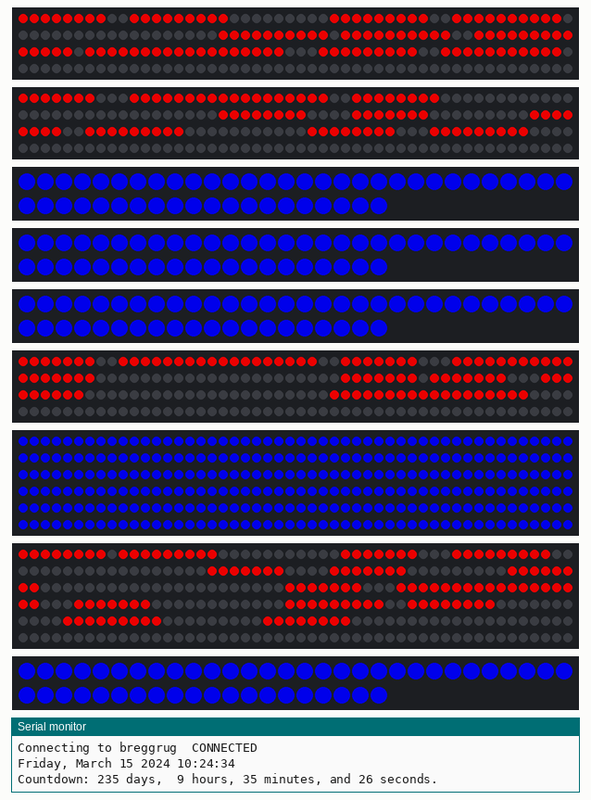
Bench run of a sketch on a simulated ESP32. On the bench: 3 × 200 RGB LEDs in strip order, left to right, continuing on the next row, 4 × 50 RGB LEDs in strip order, left to right, continuing on the next row, 2 × 300 RGB LEDs in strip order, left to right, continuing on the next row, the last lines printed to the serial monitor. Dim RGB values are drawn brighter than linear; WiFi joins after 1.5 s; servers stay silent unless stated; the local clock reads 2024-03-15 10:24:30 at power-on unless the sketch sets it.

Above: at 4.59 s.
At 11.51 s:
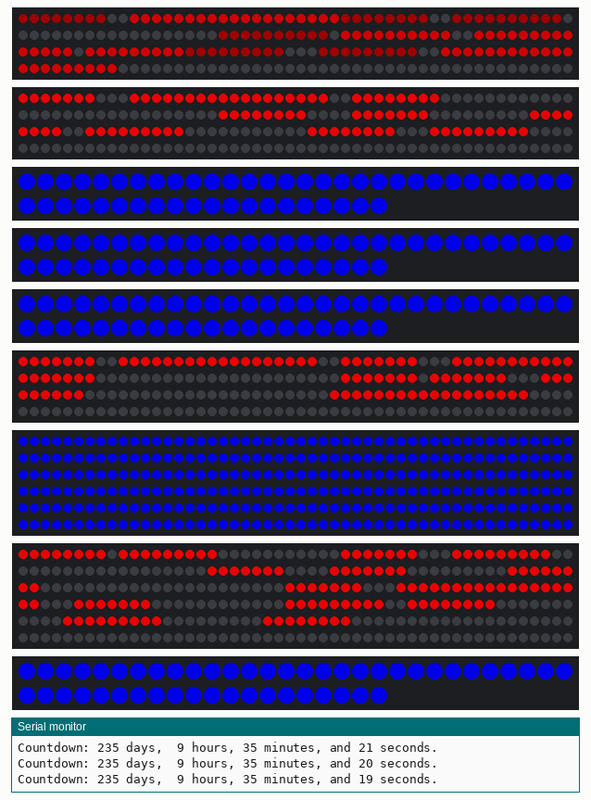
At 17.33 s:
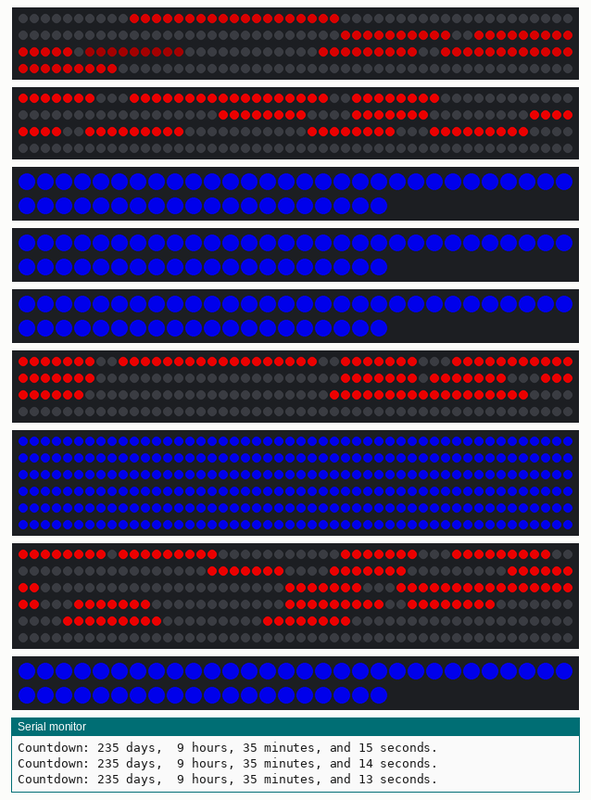
At 30.07 s:
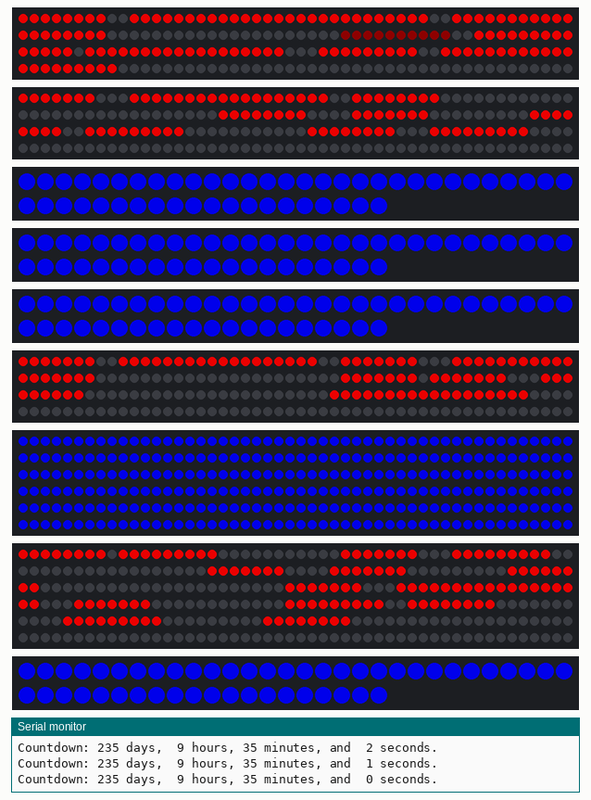
At 35.08 s:
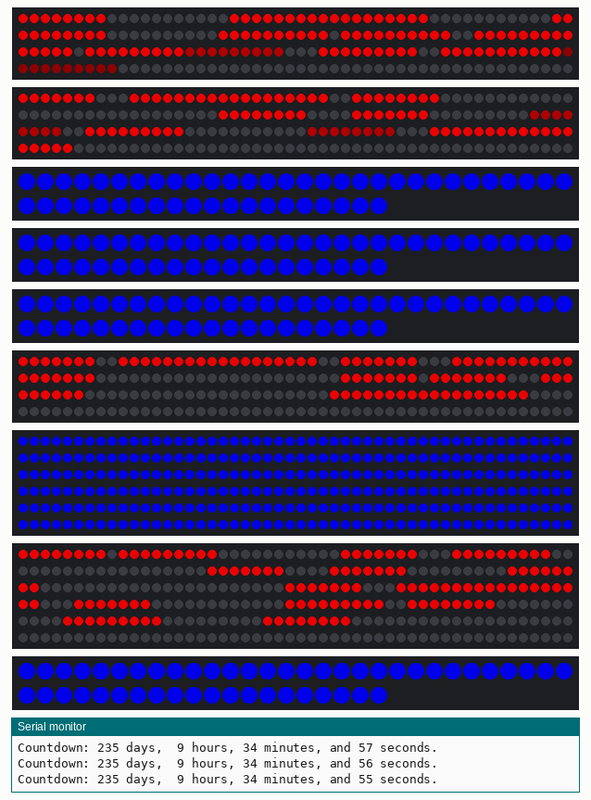
At 39.86 s:
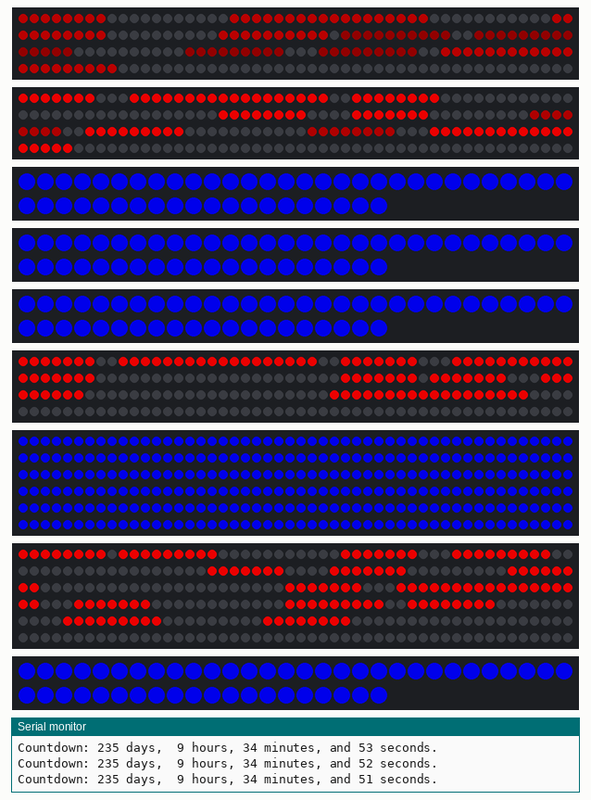

The sketch:

mannys_sign.ino
```cpp
#include <FastLED.h>

FASTLED_USING_NAMESPACE

#include <time.h>
#include <sys/time.h>

#include <WiFi.h>
#include "time.h"

const char* ssid       = "breggrug";
const char* password   = "imbreggstatic";

const char* ntpServer = "pool.ntp.org";
const long  gmtOffset_sec = -28800; // -0800
const int   daylightOffset_sec = 3600;

// top power supply
#define DATA_PIN__S1 19   // Seconds counter
#define DATA_PIN__S2 18   // Minutes counter
#define DATA_PIN__S3 5    // Hours label
#define DATA_PIN__S4 17   // Days label
// middle power supply
#define DATA_PIN__S5 16   // Seconds label
#define DATA_PIN__S6 4    // Hours counter
#define DATA_PIN__S7 14   // ELECTION COUNTDOWN label
// bottom power supply
#define DATA_PIN__S8 15   // Days counter
#define DATA_PIN__S9 13   // Minutes label


#define S1  19
#define S2  18
#define S3  5
#define S4  17
#define S5  16
#define S6  4
#define S7  14
#define S8  15
#define S9  13

#define LED_TYPE    WS2812B
#define COLOR_ORDER GRB

#define NUM_LEDS__LARGE 300 // # LEDs for title display and days counter (3 digits)
#define NUM_LEDS__COUNTER 200 // Assume all counters are 200 leds
#define NUM_LEDS__LABEL 50 // Assume all labels are 50 leds

CRGB RED = CRGB(255, 0, 0);
CRGB digitsColor = RED;
uint8_t rShift = 255;
uint8_t gShift = 0;
uint8_t bShift = 0;
// digits shift from blue to red and back after the countdown has ended
bool goingToBlue = false;

CRGB ledsDays[NUM_LEDS__LARGE];
CRGB ledsHours[NUM_LEDS__COUNTER];
CRGB ledsMinutes[NUM_LEDS__COUNTER];
CRGB ledsSeconds[NUM_LEDS__COUNTER];
CRGB ledsMinsLabel[NUM_LEDS__LABEL];
CRGB ledsHoursLabel[NUM_LEDS__LABEL];
CRGB ledsDaysLabel[NUM_LEDS__LABEL];
CRGB ledsSecsLabel[NUM_LEDS__LABEL];
CRGB ledsTitle[NUM_LEDS__LARGE];

bool countdownEnded = false;

char stringBuffer [128]; // for printing out countdown to serial monitor

// Global brightness cap
#define BRIGHTNESS         192

// Frame rate. Needs to be high for things like fade to work well
#define FRAMES_PER_SECOND  120

/* ESP32 specific stuff to avoid flickering. Don't touch this */

// -- The core to run FastLED.show()
#define FASTLED_SHOW_CORE 0

// -- Task handles for use in the notifications
static TaskHandle_t FastLEDshowTaskHandle = 0;
static TaskHandle_t userTaskHandle = 0;

/** show() for ESP32
    Call this function instead of FastLED.show(). It signals core 0 to issue a show,
    then waits for a notification that it is done.
*/
void FastLEDshowESP32()
{
  if (userTaskHandle == 0) {
    // -- Store the handle of the current task, so that the show task can
    //    notify it when it's done
    userTaskHandle = xTaskGetCurrentTaskHandle();

    // -- Trigger the show task
    xTaskNotifyGive(FastLEDshowTaskHandle);

    // -- Wait to be notified that it's done
    const TickType_t xMaxBlockTime = pdMS_TO_TICKS( 200 );
    ulTaskNotifyTake(pdTRUE, xMaxBlockTime);
    userTaskHandle = 0;
  }
}

/** show Task
    This function runs on core 0 and just waits for requests to call FastLED.show()
*/
void FastLEDshowTask(void *pvParameters)
{
  // -- Run forever...
  for (;;) {
    // -- Wait for the trigger
    ulTaskNotifyTake(pdTRUE, portMAX_DELAY);

    // -- Do the show (synchronously)
    FastLED.show();

    // -- Notify the calling task
    xTaskNotifyGive(userTaskHandle);
  }
}

/* Ok, you can touch the code again beyond here  */

// Definition of one segment in a digit
struct DigitRegion {
  uint8_t start;
  uint8_t end;
};

// Definition of how a 7 segment digit is laid out
struct DigitLayout {
  struct DigitRegion top;
  struct DigitRegion leftTop;
  struct DigitRegion leftBottom;
  struct DigitRegion rightTop;
  struct DigitRegion rightBottom;
  struct DigitRegion bottom;
  struct DigitRegion center;
};


struct DigitLayout daysDigit1 = {
  { 0, 8 },   // top
  { 47, 57 }, // left top
  { 39, 48 }, // left bottom
  { 9, 18 }, // right top
  { 18, 27 }, // right bottom
  { 29, 36 }, // bottom
  { 67, 74 }  // center
};

struct DigitLayout daysDigit2 = {
  { 94, 102 },  // top
  { 104, 113 }, // left top
  { 112, 121 }, // left bottom
  { 142, 152 }, // right top
  { 134, 143 }, // right bottom
  { 124, 131 }, // bottom
  { 78, 85 }    // center
};

struct DigitLayout daysDigit3 = {
  { 155, 162 }, // top
  { 204, 213 }, // left top
  { 195, 204 }, // left bottom
  { 165, 174 }, // right top
  { 174, 183 }, // right bottom
  { 185, 193 }, // bottom
  { 222, 230 }  // center
};

struct DigitLayout hoursDigit1 = {
  { 0, 7 },   // top
  { 47, 57 }, // left top
  { 39, 48 }, // left bottom
  { 9, 19 }, // right top
  { 18, 27 }, // right bottom
  { 29, 36 }, // bottom
  { 67, 74 }  // center
};

struct DigitLayout hoursDigit2 = {
  { 87, 94 },  // top
  { 97, 106 }, // left top
  { 105, 115 }, // left bottom
  { 137, 146 }, // right top
  { 128, 138 }, // right bottom
  { 118, 125 }, // bottom
  { 79, 86 }    // center
};

struct DigitLayout minsDigit1 = {
  { 0, 7 },   // top
  { 49, 58 }, // left top
  { 40, 49 }, // left bottom
  { 10, 19 }, // right top
  { 19, 28 }, // right bottom
  { 30, 38 }, // bottom
  { 68, 76 }  // center
};

struct DigitLayout minsDigit2 = {
  { 96, 104 },  // top
  { 106, 115 }, // left top
  { 115, 125 }, // left bottom
  { 146, 155 }, // right top
  { 137, 146 }, // right bottom
  { 126, 134 }, // bottom
  { 80, 87 }    // center
};

struct DigitLayout secsDigit1 = {
  { 0, 8 },   // top
  { 48, 58 }, // left top
  { 39, 49 }, // left bottom
  { 10, 19 }, // right top
  { 19, 29 }, // right bottom
  { 28, 37 }, // bottom
  { 68, 78 }  // center
};

struct DigitLayout secsDigit2 = {
  { 91, 105 },   // top
  { 106, 115 }, // left top
  { 115, 124 }, // left bottom
  { 149, 159 }, // right top
  { 138, 149 }, // right bottom
  { 127, 136 }, // bottom
  { 79, 89 }    // center
};

struct DigitDisplay {
  struct DigitLayout layout;
  CRGB *leds;
};

const struct DigitDisplay days1 = {
  daysDigit1,
  ledsDays
};

const struct DigitDisplay days2 = {
  daysDigit2,
  ledsDays
};

const struct DigitDisplay days3 = {
  daysDigit3,
  ledsDays
};

const struct DigitDisplay hours1 = {
  hoursDigit1,
  ledsHours
};

const struct DigitDisplay hours2 = {
  hoursDigit2,
  ledsHours
};

const struct DigitDisplay mins1 = {
  minsDigit1,
  ledsMinutes
};

const struct DigitDisplay mins2 = {
  minsDigit2,
  ledsMinutes
};

const struct DigitDisplay secs1 = {
  secsDigit1,
  ledsSeconds
};

const struct DigitDisplay secs2 = {
  secsDigit2,
  ledsSeconds
};

// We need to connect to the WiFi so we can get the current time
void setupWifi() {
  Serial.printf("Connecting to %s ", ssid);
  WiFi.begin(ssid, password);
  while (WiFi.waitForConnectResult() != WL_CONNECTED) {
    Serial.println("Connection Failed! Rebooting...");
    delay(5000);
    ESP.restart();
  }
  Serial.println(" CONNECTED");
}

void printLocalTime() {
  struct tm now;
  if (!getLocalTime(&now)) {
    Serial.println("Failed to obtain time");
    return;
  }
  Serial.println(&now, "%A, %B %d %Y %H:%M:%S");
}

void setup() {
  delay(3000); // 3 second delay for recovery

  Serial.begin(9600);

  // Connect to wifi, set time, then disconnect
  setupWifi();
  configTime(gmtOffset_sec, daylightOffset_sec, ntpServer);
  printLocalTime();
  WiFi.disconnect(true);
  WiFi.mode(WIFI_OFF);

  pinMode(DATA_PIN__S1, OUTPUT);
  pinMode(DATA_PIN__S2, OUTPUT);
  pinMode(DATA_PIN__S3, OUTPUT);
  pinMode(DATA_PIN__S4, OUTPUT);
  pinMode(DATA_PIN__S5, OUTPUT);
  pinMode(DATA_PIN__S6, OUTPUT);
  pinMode(DATA_PIN__S7, OUTPUT);
  pinMode(DATA_PIN__S8, OUTPUT);
  pinMode(DATA_PIN__S9, OUTPUT);

  FastLED.addLeds<LED_TYPE, DATA_PIN__S1, COLOR_ORDER>(ledsSeconds, NUM_LEDS__COUNTER).setCorrection(TypicalLEDStrip);
  FastLED.addLeds<LED_TYPE, DATA_PIN__S2, COLOR_ORDER>(ledsMinutes, NUM_LEDS__COUNTER).setCorrection(TypicalLEDStrip);
  FastLED.addLeds<LED_TYPE, DATA_PIN__S3, COLOR_ORDER>(ledsHoursLabel, NUM_LEDS__LABEL).setCorrection(TypicalLEDStrip);
  FastLED.addLeds<LED_TYPE, DATA_PIN__S4, COLOR_ORDER>(ledsDaysLabel, NUM_LEDS__LABEL).setCorrection(TypicalLEDStrip);
  FastLED.addLeds<LED_TYPE, DATA_PIN__S5, COLOR_ORDER>(ledsSecsLabel, NUM_LEDS__LABEL).setCorrection(TypicalLEDStrip);
  FastLED.addLeds<LED_TYPE, DATA_PIN__S6, COLOR_ORDER>(ledsHours, NUM_LEDS__COUNTER).setCorrection(TypicalLEDStrip);
  FastLED.addLeds<LED_TYPE, DATA_PIN__S7, COLOR_ORDER>(ledsTitle, NUM_LEDS__LARGE).setCorrection(TypicalLEDStrip);
  FastLED.addLeds<LED_TYPE, DATA_PIN__S8, COLOR_ORDER>(ledsDays, NUM_LEDS__LARGE).setCorrection(TypicalLEDStrip);
  FastLED.addLeds<LED_TYPE, DATA_PIN__S9, COLOR_ORDER>(ledsMinsLabel, NUM_LEDS__LABEL).setCorrection(TypicalLEDStrip);

  // set master brightness control
  FastLED.setBrightness(BRIGHTNESS);

  // -- Create the FastLED show task
  xTaskCreatePinnedToCore(FastLEDshowTask, "FastLEDshowTask", 2048, NULL, 2, &FastLEDshowTaskHandle, FASTLED_SHOW_CORE);
}

void fill_region(struct DigitRegion &region, const CRGB &color) {
  fill_solid(ledsHours + region.start, region.end - region.start, color);
}

void paint_region(struct CRGB *leds, const struct DigitRegion &region, const CRGB &color) {
  fill_solid(leds + region.start, region.end - region.start, color);
}

void paintRight(const struct DigitDisplay &disp, const CRGB &color) {
  paint_region(disp.leds, disp.layout.rightTop, color);
  paint_region(disp.leds, disp.layout.rightBottom, color);
}

void paintLeft(const struct DigitDisplay &disp, const CRGB &color) {
  paint_region(disp.leds, disp.layout.leftTop, color);
  paint_region(disp.leds, disp.layout.leftBottom, color);
}

void draw1(const struct DigitDisplay &disp, CRGB &color) {
  paintRight(disp, color);
}

void draw2(const struct DigitDisplay &disp, CRGB &color) {
  paint_region(disp.leds, disp.layout.top, color);
  paint_region(disp.leds, disp.layout.center, color);
  paint_region(disp.leds, disp.layout.bottom, color);

  paint_region(disp.leds, disp.layout.rightTop, color);
  paint_region(disp.leds, disp.layout.leftBottom, color);
}

void draw3(const struct DigitDisplay &disp, CRGB &color) {
  paint_region(disp.leds, disp.layout.top, color);
  paint_region(disp.leds, disp.layout.center, color);
  paint_region(disp.leds, disp.layout.bottom, color);
  paintRight(disp, color);
}

void draw4(const struct DigitDisplay &disp, CRGB &color) {
  paint_region(disp.leds, disp.layout.center, color);
  paint_region(disp.leds, disp.layout.leftTop, color);
  paintRight(disp, color);
}

void draw5(const struct DigitDisplay &disp, CRGB &color) {
  paint_region(disp.leds, disp.layout.top, color);
  paint_region(disp.leds, disp.layout.center, color);
  paint_region(disp.leds, disp.layout.bottom, color);
  paint_region(disp.leds, disp.layout.leftTop, color);
  paint_region(disp.leds, disp.layout.rightBottom, color);
}

void draw6(const struct DigitDisplay &disp, CRGB &color) {
  paint_region(disp.leds, disp.layout.top, color);
  paint_region(disp.leds, disp.layout.center, color);
  paint_region(disp.leds, disp.layout.bottom, color);
  paint_region(disp.leds, disp.layout.rightBottom, color);
  paintLeft(disp, color);
}

void draw7(const struct DigitDisplay &disp, CRGB &color) {
  paint_region(disp.leds, disp.layout.top, color);
  paintRight(disp, color);
}

void draw8(const struct DigitDisplay &disp, CRGB &color) {
  paintRight(disp, color);
  paintLeft(disp, color);

  paint_region(disp.leds, disp.layout.top, color);
  paint_region(disp.leds, disp.layout.center, color);
  paint_region(disp.leds, disp.layout.bottom, color);
}

void draw9(const struct DigitDisplay &disp, CRGB &color) {
  paintRight(disp, color);

  paint_region(disp.leds, disp.layout.leftTop, color);
  paint_region(disp.leds, disp.layout.top, color);
  paint_region(disp.leds, disp.layout.center, color);
}

void draw0(const struct DigitDisplay &disp, CRGB &color) {
  paintRight(disp, color);
  paintLeft(disp, color);
  paint_region(disp.leds, disp.layout.top, color);
  paint_region(disp.leds, disp.layout.bottom, color);
}

void drawDigit(const struct DigitDisplay &disp, time_t digit, CRGB &color) {
  switch (digit) {
    case 0:
      draw0(disp, color);
      break;
    case 1:
      draw1(disp, color);
      break;
    case 2:
      draw2(disp, color);
      break;
    case 3:
      draw3(disp, color);
      break;
    case 4:
      draw4(disp, color);
      break;
    case 5:
      draw5(disp, color);
      break;
    case 6:
      draw6(disp, color);
      break;
    case 7:
      draw7(disp, color);
      break;
    case 8:
      draw8(disp, color);
      break;
    case 9:
      draw9(disp, color);
      break;
    default:
      Serial.println("WTF? Digit wasn't 0-9");
  }
}

uint8_t gHue = 0;

void fill_label(struct CRGB *labelLeds) {
  fill_solid(labelLeds, NUM_LEDS__LABEL, CRGB::Blue);
}

//test code for 4:08pm Thurs Jan 11 2024
/*  struct tm election_date = {
  0,
  14,
  16,
  11,
  0,
  124,
  4,
  20,
  0
}; */

// End date/time: 8pm November 5 2024
// See: http://www.cplusplus.com/reference/ctime/tm/
  struct tm election_date = {
  0,
  0,
  20,
  5,
  10,
  124,
  2,
  309,
  0
};

int gLastSec = 0;

void loop() {
  // We always fade the seconds display since it is changing every second
  fadeToBlackBy(ledsSeconds, NUM_LEDS__COUNTER, 25);

  // When the minute is about to change, fade out all the other counters
  if (gLastSec == 0) {
    fadeToBlackBy(ledsDays, NUM_LEDS__LARGE, 25);
    fadeToBlackBy(ledsHours, NUM_LEDS__COUNTER, 25);
    fadeToBlackBy(ledsMinutes, NUM_LEDS__COUNTER, 25);
  }

  fill_label(ledsMinsLabel);
  fill_label(ledsSecsLabel);
  fill_label(ledsHoursLabel);
  fill_label(ledsDaysLabel);

//  uint8_t highlightPosition = scale8(beat8(60), NUM_LEDS__LABEL / 2);
//  ledsMinsLabel[highlightPosition] = CRGB::White;
//  ledsMinsLabel[highlightPosition * 2] = CRGB::White;


    unsigned long daysDiff;
    uint8_t hoursOnly;
    uint8_t minsOnly;
    uint8_t secsOnly;

  if (!countdownEnded) {
        struct tm now;
    if (!getLocalTime(&now)) {
      Serial.println("Failed to obtain time");
      return;
    }

    if (gLastSec == now.tm_sec) {
      FastLEDshowESP32();
      // insert a delay to keep the framerate modest
      FastLED.delay(1000 / FRAMES_PER_SECOND);
      return;
    }

    gLastSec = now.tm_sec;

    time_t seconds = now.tm_sec;

    time_t nowTime = mktime(&now);
    time_t electionTime = mktime(&election_date);

    double diff = difftime(electionTime, nowTime);
    daysDiff = (unsigned long)diff / 60 / 60 / 24;
    hoursOnly = ((unsigned long)(diff) / 60 / 60) % 24;
    minsOnly = ((unsigned long)(diff) / 60) % 60;
    secsOnly = (unsigned long)(diff) % 60;
    sprintf (stringBuffer, "Countdown: %3d days, %2d hours, %2d minutes, and %2d seconds.\r\n", daysDiff, hoursOnly, minsOnly, secsOnly);
    Serial.println(stringBuffer);

    // switch to displaying all zeros after countdown is complete
    if (daysDiff == 0 && hoursOnly == 0 && minsOnly == 0 && secsOnly == 0) {
      countdownEnded = true;
    }
  } else {
    daysDiff = 0;
    hoursOnly = 0;
    minsOnly = 0;
    secsOnly = 0;
    digitsColor = CRGB(rShift, gShift, bShift);
    if (goingToBlue) {
      if (bShift > 254 || rShift < 1) {
        goingToBlue = false;
        bShift = 255;
        rShift = 0;
        FastLED.delay(1000);
      } else {
        bShift += 1;
        rShift -= 1;
      }
    } else {
      if (bShift < 1 || rShift > 254) {
        goingToBlue = true;
        bShift = 0;
        rShift = 255;
        FastLED.delay(1000);
      } else {
        bShift -= 1;
        rShift += 1;
      }
    }
  }

  drawDigit(days1, daysDiff / 100, digitsColor);
  drawDigit(days2, daysDiff % 100 / 10, digitsColor);
  drawDigit(days3, daysDiff % 100 % 10, digitsColor);

  drawDigit(hours1, hoursOnly / 10, digitsColor);
  drawDigit(hours2, hoursOnly % 10, digitsColor);

  drawDigit(mins1, minsOnly / 10, digitsColor);
  drawDigit(mins2, minsOnly % 10, digitsColor);

  drawDigit(secs1, secsOnly / 10, digitsColor);
  drawDigit(secs2, secsOnly % 10, digitsColor);

  fill_solid(ledsTitle, NUM_LEDS__LARGE, CRGB::Blue);

  // send the 'leds' array out to the actual LED strip
  FastLEDshowESP32();
  // insert a delay to keep the framerate modest
  FastLED.delay(1000 / FRAMES_PER_SECOND);

  EVERY_N_MILLISECONDS(2) {
    gHue++;
  }
}
```
